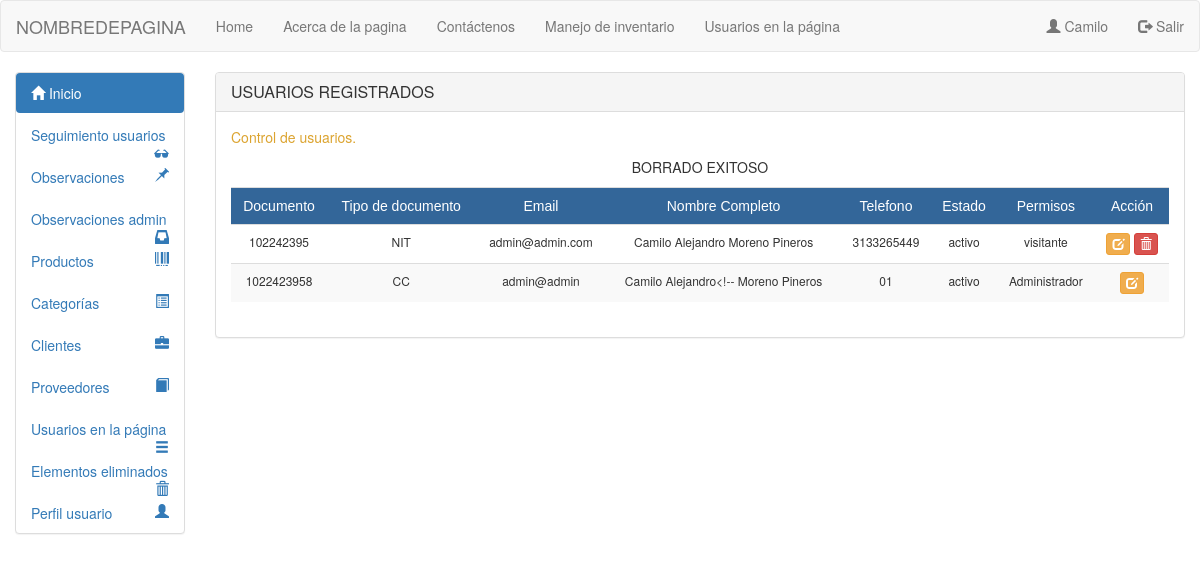
Page /vista/html/admon.php?dato=si (signed in) on the earlier database version.
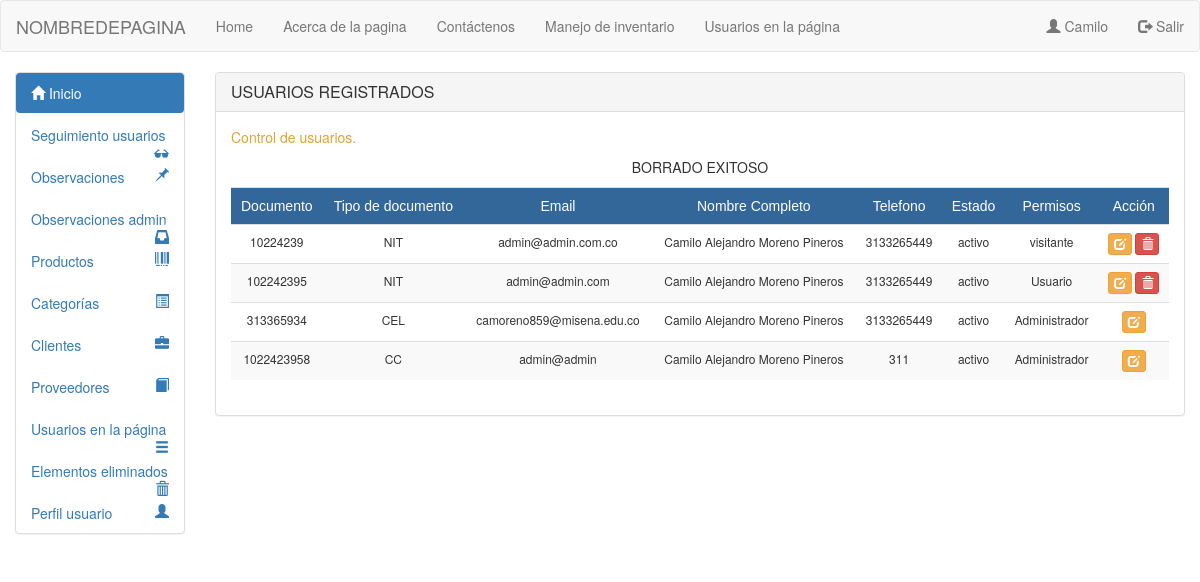
Same page on the later database version.
### tables this page shows
CREATE TABLE `usuarios` (
  `documento` int(11) NOT NULL,
  `email_usuario` varchar(50) NOT NULL,
  `primer_nombre` varchar(50) NOT NULL,
  `segundo_nombre` varchar(50) NOT NULL,
  `primer_apellido` varchar(50) NOT NULL,
  `segundo_apellido` varchar(50) NOT NULL,
  `contrasena` varchar(255) NOT NULL,
  `telefono` varchar(20) NOT NULL,
  `estado_usuario` tinyint(1) NOT NULL,
  `tipo_documento` varchar(4) NOT NULL,
  `id_rol` int(11) NOT NULL
);

### Modelo/conexion.php (called while the page is built, shortened)
<?php
class Conexion
{
public function __construct()
{
$this->con = new mysqli("localhost", "root", "", "inventcorp");
}
}
?>

### Modelo/mdlusulistar.php (called while the page is built)
<?php
 include_once("conexion.php");
class Usuario extends Conexion
{
	public function listarusuarios()
	{
		$q = "select * from usuarios where estado_usuario='1' order by primer_nombre";
        $consulta = $this->con->query($q) or die ('failed!' . $this->con->error);
		return $consulta;
	}
}
?>

### Modelo/mdlescape.php (called while the page is built)
<?php
class Escap
{
	public function escape($string){
		return htmlentities($string, ENT_QUOTES, 'UTF-8');
	}
}
?>

### Vista/html/admon.php (the view, shortened to what the changed rows need)
<!DOCTYPE html>
<html lang="en">
<head>
  <link href="../bootstrap/css/bootstrap.min.css" rel="stylesheet" media="screen">
</head>
<body>
<?php
require '../../modelo/mdlusulistar.php';
require '../../modelo/mdlescape.php';
include_once 'header.php';
?>
<div class="container-fluid">
  <div class="row">
<?php
include_once 'menulateral.php';
?>
   <div class="col-sm-10 col-md-10">
    <div class="panel panel-default">
      <div class="panel-body">
      			    <div class="row">
      			    <div class="col-sm-12 col-md-12">
                <form name="areat" action="" method="post">
      			    <div class="table-responsive">
                     <table class="table table-hover table-striped" align="center">
      			         <tr style="color:#FFF; background-color:#369">
                     <?php
      			           $objeto= new Usuario;
      			           $res=$objeto->listarusuarios();
                       $objeto2= new Escap;
            			   while($row = $res->fetch_array(MYSQLI_ASSOC)){
            				  ?>
            			         <tr style="font-size:12px">
                			     <td align="center"><?php echo $objeto2->escape($row['documento'])?></td>
                           <td align="center"><?php echo $objeto2->escape($row['tipo_documento'])?></td>
                			     <td align="center"><?php echo $objeto2->escape($row['email_usuario'])?></td>
                           <td align="center">
                            <?php
                              echo $objeto2->escape($row['primer_nombre']." ");
                              echo $objeto2->escape($row['segundo_nombre']." ");
                              echo $objeto2->escape($row['primer_apellido']." ");
                              echo $objeto2->escape($row['segundo_apellido']);
                            ?>
                           </td>
                           <td align="center"><?php echo $objeto2->escape($row['telefono'])?></td>
                           <td align="center"><?php echo $objeto2->escape($row['estado_usuario'] == 1 ? 'activo' : 'inactivo');?></td>
                           <td align="center">
                            <?php
                            if ($objeto2->escape($row['id_rol'] == 1)) {
                              echo "Administrador";
                            }
                            if ($objeto2->escape($row['id_rol'] == 2)) {
                              echo "Usuario";
                            }
                            if ($objeto2->escape($row['id_rol'] == 3)) {
                              echo "visitante";
                            }
                            ?>
                           </td>
                            <td align="center"><center><a href="editarusuario.php?id=<?php echo $row["documento"]?>"><span class = "btn btn-warning btn-xs"><span class = "glyphicon glyphicon-edit"></span></span></a>
                             <?php
                            if ($objeto2->escape($row['id_rol'] == 2)) {?>
                              <a href="../../controlador/controler2.php?id=<?php echo $row['documento']?>"><span class = "btn btn-danger btn-xs"><span class = "glyphicon glyphicon-trash"></span></span></a></center></td>
                              <?php
                            }
                             ?>
                             <?php
                            if ($objeto2->escape($row['id_rol'] == 3)) {?>
                              <a href="../../controlador/controler2.php?id=<?php echo $row['documento']?>"><span class = "btn btn-danger btn-xs"><span class = "glyphicon glyphicon-trash"></span></span></a></center></td>
                              <?php
                            }
                             ?>
                           </tr>
            				  <?php } $objeto->CloseDB();?>
      				        </table>
                      </div>
      			   </form>
            </div>
          </div>
        </div>
      </div>
    </div>
  </div>
</div>
</body>
</html>

Differences in the rows shown:
added usuarios: documento "10224239", tipo_documento "NIT", email_usuario "admin@admin.com.co", primer_nombre "Camilo", segundo_nombre "Alejandro", primer_apellido "Moreno", segundo_apellido "Pineros", telefono "3133265449", estado_usuario "activo", shows "visitante"
changed usuarios "admin@admin.com": id_rol "visitante" → "Usuario"
added usuarios: documento "313365934", tipo_documento "CEL", email_usuario "camoreno859@misena.edu.co", primer_nombre "Camilo", segundo_nombre "Alejandro", primer_apellido "Moreno", segundo_apellido "Pineros", telefono "3133265449", estado_usuario "activo", shows "Administrador"
changed usuarios "CC": segundo_nombre "Alejandro<!--" → "Alejandro"; telefono "01" → "311"
